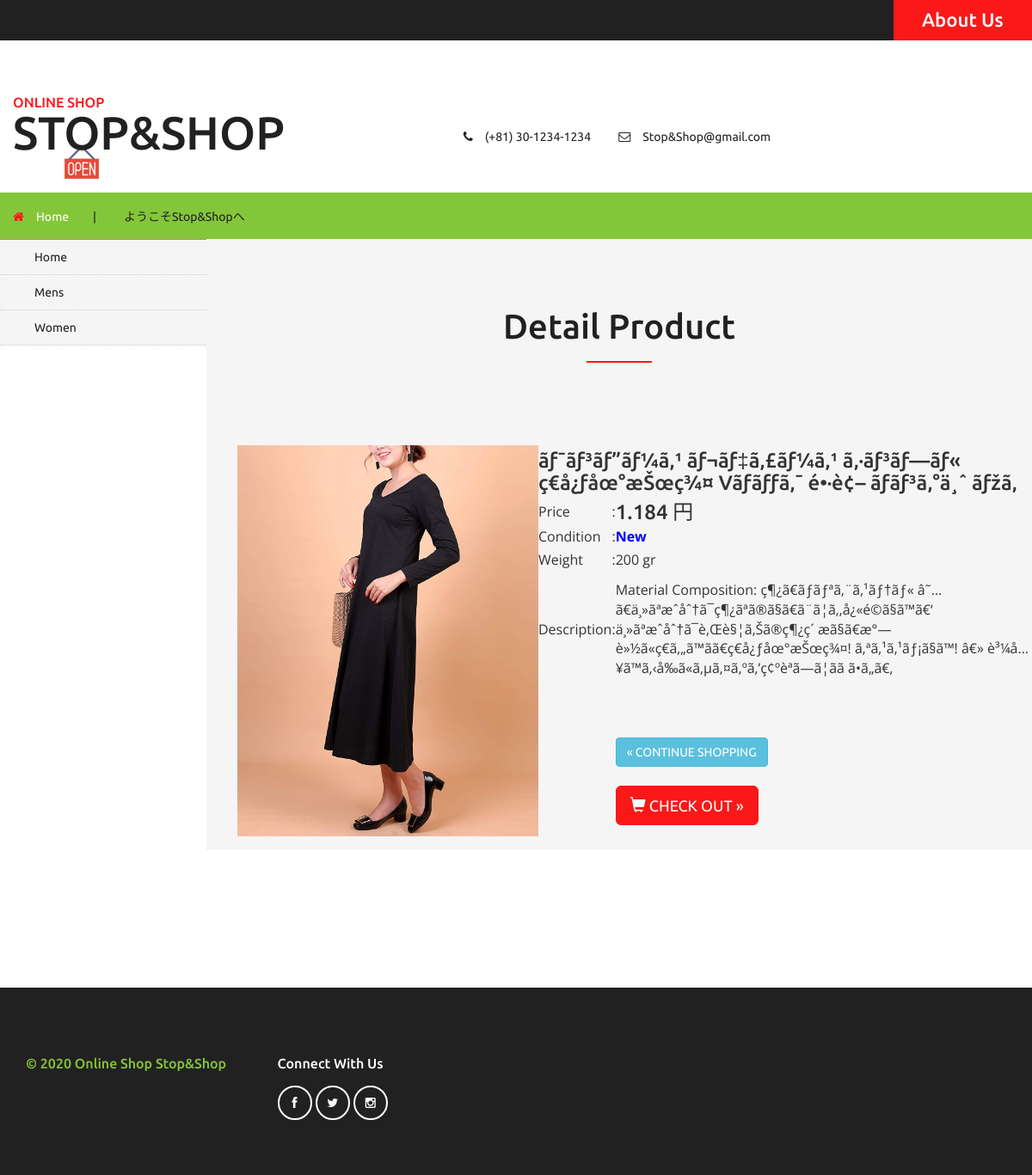
/index.php?pages=detailproduct&id=10, run on the app's committed database.
### tables this page shows
CREATE TABLE `product` (
  `id_product` int(11) NOT NULL,
  `name_product` varchar(100) NOT NULL,
  `price_product` int(11) NOT NULL,
  `weight_product` int(11) NOT NULL,
  `photo_product` varchar(100) NOT NULL,
  `description_product` text NOT NULL,
  `category_product` varchar(100) NOT NULL,
  `condition_product` varchar(30) NOT NULL
);

### detailproduct.php (the view, shortened to what this page needs)
<div class="top-brands">
    <h3> Detail Product </h3></div>
    <div class="w3l_fresh_vegetables_grids">
        <?php
        $get = $connectdb->query("SELECT * FROM product WHERE id_product='$_GET[id]'");
        $detail= $get->fetch_assoc();
        ?>
        <div class="hero-unit" style="margin-left: 20px;">
        <table>
        <tr>
            <td rowspan="0"><img src="photo_product/<?php echo $detail['photo_product']; ?>" class="image_detail" /></td>
        </tr>
        <tr>
            <td colspan="5"><div class="title"><h3><?php echo $detail['name_product']; ?></h3></div></td>
        </tr>
        <tr>
            <td>Price</td>
            <td>:</td>
    	   <td><div><h3><?php echo number_format($detail['price_product'],0,",",".")." 円";?></h3></div></td>
        </tr>
        <tr>
            <td>Condition</td>
            <td>:</td>
            <td><div>
                <?php if ($detail['condition_product'] =="New"){
    	        echo '<strong style="color: blue;">New</strong>';
                }
                else {
    	           echo '<strong style="color: red;">Sale</strong>';
                }; ?>
                </div>
            </td>
        </tr>
        <tr>
            <td>Weight</td>
            <td>:</td>
            <td><div><?php echo $detail['weight_product']." gr"; ?></div></td>
        </tr>
        <tr>
            <td>Description</td>
            <td>:</td>
            <td><div><?php echo $detail['description_product']; ?></div></td>
        </tr>
    	<tr>
            <td></td>
            <td></td>
    		<td>
    		<br>
    		<br>
    		<a href="index.php" class="btn btn-info">&laquo; CONTINUE SHOPPING</a>
    		<br>
    		<br>
    		<div class="clear">
    		<a href="index.php?pages=checkout&id=<?php echo $detail['id_product'];?>" class="btn btn-lg btn-danger"><i class="glyphicon glyphicon-shopping-cart icon-white"></i> CHECK OUT &raquo;</a> </div>
        </tr>
        </table>
    </div>
</div>

### data on the page
product: photo_product (picture), name_product "ãƒ¯ãƒ³ãƒ”ãƒ¼ã‚¹ ãƒ¬ãƒ‡ã‚£ãƒ¼ã‚¹ ã‚·ãƒ³ãƒ—ãƒ« ç€å¿ƒåœ°æŠœç¾¤ Vãƒãƒƒã‚¯ é•·è¢– ãƒ­ãƒ³ã‚°ä¸ˆ ãƒžã‚­", price_product "1.184", weight_product "200", description_product "Material Composition: ç¶¿ã€ãƒãƒªã‚¨ã‚¹ãƒ†ãƒ« â˜…ã€ä¸»ãªæˆåˆ†ã¯ç¶¿ãªã®ã§ã€ã¨ã¦ã‚‚å¿«é©ã§ã™ã€‘ ä¸»ãªæˆåˆ†ã¯è‚Œè§¦ã‚Šã®ç¶¿ç´ æã§ã€æ°—è»½ã«ç€ã‚„ã™ãã€ç€å¿ƒåœ°æŠœç¾¤! ã‚ªã‚¹ã‚¹ãƒ¡ã§ã™! â€» è³¼å…¥ã™ã‚‹å‰ã«ã‚µã‚¤ã‚ºã‚’ç¢ºèªã—ã¦ãã ã•ã„ã€‚"
